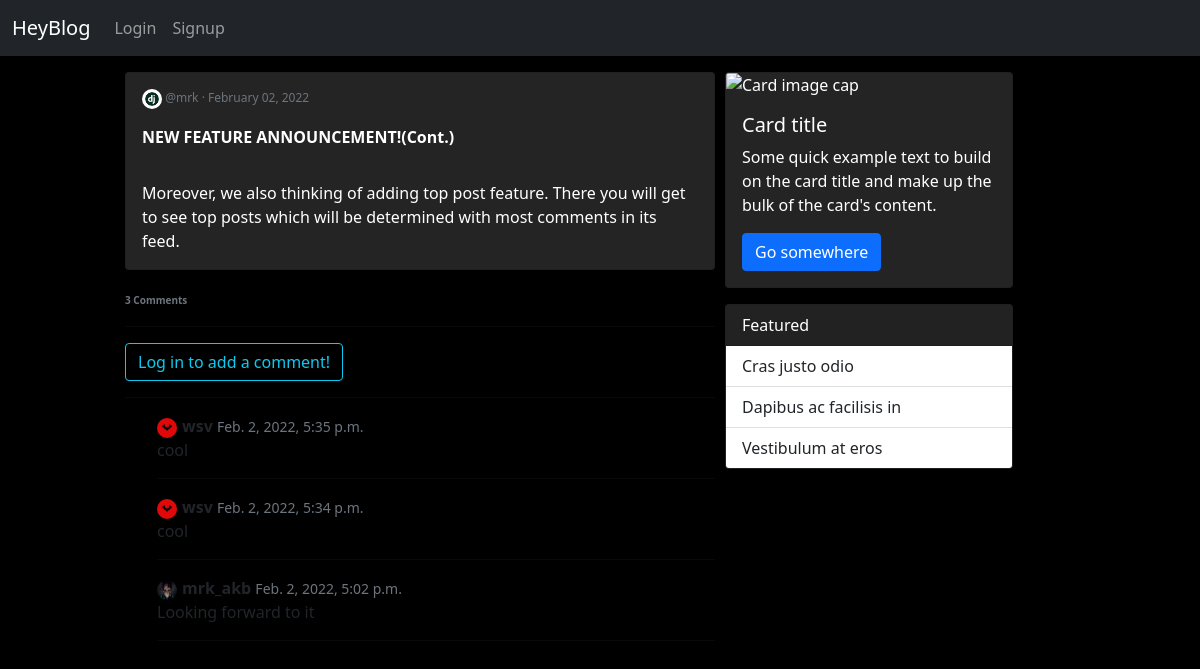
Screenshot of /blog/36/ with the database file from the repository.
### blog/models.py (models this page shows, shortened)
class Blog(models.Model):
    title = models.CharField(max_length=150, )
    text = models.TextField(blank=True, null=True)
    date = models.DateTimeField(auto_now_add=True)
    author = models.ForeignKey(User, on_delete=models.CASCADE,)
    image = models.ImageField(null=True, blank=True, upload_to='images/')
    tags = TaggableManager()
    @property
    def number_of_comments(self):
        return BlogComment.objects.filter(blogpost_connected=self).count()

class BlogComment(models.Model):
    blogpost_connected = models.ForeignKey(
        Blog, related_name='comments', on_delete=models.CASCADE)
    author = models.ForeignKey(User, on_delete=models.CASCADE)
    content = models.TextField()
    date_posted = models.DateTimeField(auto_now_add=True)

### users/models.py (models this page shows, shortened)
class Profile(models.Model):
    user = models.OneToOneField(User, on_delete=models.CASCADE)
    image = models.ImageField(default='default.jpg', upload_to='profile_pics')

### blog/views.py (the view, shortened to what this page needs)
# urls.py: path('blog/<int:pk>/', BlogDetailView.as_view(), name='blog_detail'),
class BlogDetailView(DetailView):
    model = Blog
    template_name = 'blog/blog_detail.html'
    login_url = 'login'
    def get_context_data(self, **kwargs):
        data = super().get_context_data(**kwargs)
        comments_connected = BlogComment.objects.filter(
            blogpost_connected=self.get_object()).order_by('-date_posted')
        data['comments'] = comments_connected
        if self.request.user.is_authenticated:
            data['comment_form'] = NewCommentForm(instance=self.request.user)
        return data

### blog/templates/blog/blog_detail.html (shortened to what this page needs)
{% extends 'blog/base.html' %}
{% block content %}
<div class="detail_text" >
      <div class="card mb-3">
        <div class="card-body" >
            <p class="card-text text-muted" style="font-size: 12px;">
              <img class="rounded-circle" src="{{ blog.author.profile.image.url }}" alt="" style="height: 20px; width: 20px; margin-right: 0px;">
                  @{{ blog.author }} · {{ blog.date|date:"F d, Y" }}
            </p>
            <strong><p class="card-title" >{{ blog.title }}</p></strong>
            {% if blog.text %}
              <br>
              <p class="card-text" ">{{ blog.text }}</p>
            {% endif %}
        </div>
      </div>
        <strong class="text-secondary" style="font-size: 10px;">{{ object.number_of_comments }} Comment{{ object.number_of_comments|pluralize }}</strong>
        <hr>
        <div id="comments_section">
          {% if user.is_authenticated %}
          <form method="POST">
            {% csrf_token %}
            <div class="form-group">
              {{ comment_form }}
              <button class="btn btn-sm btn-dark mt-2" type="submit">Submit<i class="fas fa-comments"></i></button>
              <br>
              <br>
            </div>
          </form>
          {% else %}
          <a class="btn btn-outline-info" href="{% url 'login' %}?next={{request.path}}">Log in to add a comment!</a><br>
          {% endif %}
          {% if comments %}
          <hr>
          <div style="font-size: 16px;">
          <ul>
            {% for comment in comments %}
            <div>
             <div>
                <span>
                  <img class="rounded-circle" src="{{ comment.author.profile.image.url }}" alt="" style="height: 20px; width: 20px; margin-right: 5px;"><strong class="text-dark">{{ comment.author }} </strong>
                  <small class="text-muted">{{ comment.date_posted }}</small>
                </span>
                <p>
                  {{ comment.content|safe }}
                </p>
              </div>
            </div>
            <hr>
            {% endfor %}
          </div>
          {% endif %}
        </div>
</div>
{% endblock %}

### blog/templates/blog/base.html (style rules this page uses)
body { background-color: #000000; }
div.card { margin-top: 1em; background-color: rgb(36, 36, 36); color: white; }

### rows the page displays
Blog: author.profile.image (picture), author "mrk", date "February 02, 2022", title "NEW FEATURE ANNOUNCEMENT!(Cont.)", text "Moreover, we also thinking of adding top post feature. There you will get to see top posts which will be determined with most comments in its feed.", number_of_comments "3"
BlogComment: author.profile.image (picture), author "wsv", date_posted "Feb. 2, 2022, 5:35 p.m.", content "cool"
BlogComment: author.profile.image (picture), author "wsv", date_posted "Feb. 2, 2022, 5:34 p.m.", content "cool"
BlogComment: author.profile.image (picture), author "mrk_akb", date_posted "Feb. 2, 2022, 5:02 p.m.", content "Looking forward to it"
